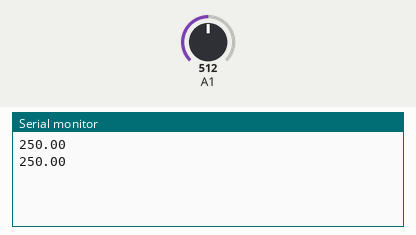
Simulated run of this sketch. Board: Arduino Uno, built with avr-gcc and run on an emulated ATmega328P. Shown: the last lines printed to the serial monitor. The test bench sets the inputs (shaded band); at power-on: A1 = 512.

Above: at 1.8 s.
1.9 s: A1 set to 716
At 2.3 s:
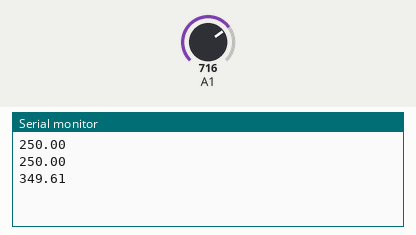
3.4 s: A1 set to 900
At 4.8 s:
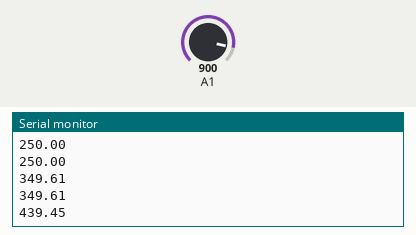
Timing chart, 0 to 6.4 s (numbered marks = the images above; inputs shaded):
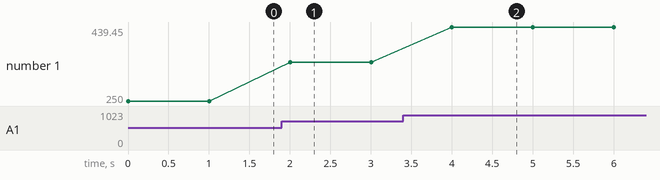

The sketch:

thermo.ino
```cpp
void setup() {
  // put your setup code here, to run once:
  Serial.begin(9600);
}

int raw;

void loop() {
  raw = (int)analogRead(1);
  float value = (float)raw * (float)(5.0/1024);
  // put your main code here, to run repeatedly:
  Serial.println((value * 100.0));
  delay(1000);

}
```

Measured:
- after the input at 1.9 s, the serial monitor: prints a new line after 0.10 s (image 1)
- after the input at 3.4 s, the serial monitor: prints a new line after 0.60 s (image 2)
- plotted number 1: 250 → 349.61 after the input at 1.9 s, 349.61 → 439.45 after the input at 3.4 s
